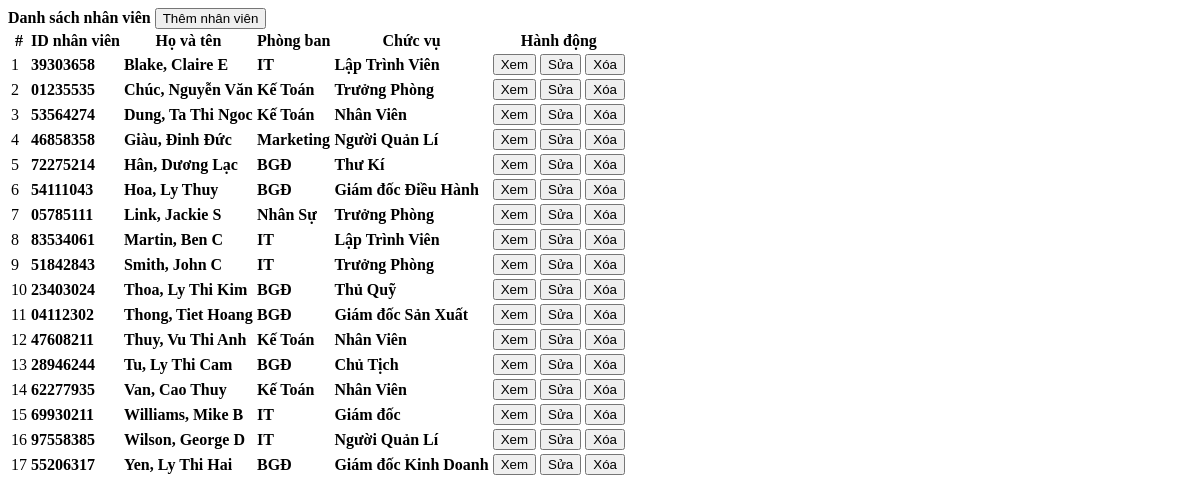
Page /employee.php on the committed database.
### tables this page shows
CREATE TABLE `employee_details` (
  `id` int(30) NOT NULL,
  `user_id` int(30) NOT NULL,
  `employee_id` varchar(200) NOT NULL,
  `lastname` text NOT NULL,
  `firstname` text NOT NULL,
  `middlename` text NOT NULL,
  `address` text NOT NULL,
  `contact` text NOT NULL,
  `department_id` int(30) NOT NULL,
  `position_id` int(30) NOT NULL,
  `type` tinyint(1) NOT NULL DEFAULT 5 COMMENT '1=Pricipal, 2=  Department Head , 3=Manager, 4 = supervisor,5 = regular',
  `manager_id` int(30) NOT NULL,
  `supervisor_id` int(30) NOT NULL
);

### employee.php (the view, shortened to what this page needs)
<?php include('db_connect.php');?>
<div class="container-fluid">
	<div class="col-lg-12">
		<div class="row">
			<div class="col-md-12">
				<div class="card">
					<div class="card-header">
						<b>Danh sách nhân viên</b>
						<span class="">
							<button class="btn btn-primary btn-block btn-sm col-sm-2 float-right" type="button" id="new_employee">
					<i class="fa fa-plus"></i> Thêm nhân viên</button>
				</span>
					</div>
					<div class="card-body">
						<table class="table table-condensed table-hover">
							<thead>
								<tr>
									<th class="text-center">#</th>
									<th class="">ID nhân viên</th>
									<th class="">Họ và tên</th>
									<th class="">Phòng ban</th>
									<th class="">Chức vụ</th>
									<th class="text-center">Hành động</th>
								</tr>
							</thead>
							<tbody>
								<?php
								$i = 1;
								$dname[0] = "Unset";
								$department = $conn->query("SELECT * FROM department");
								while($row=$department->fetch_assoc()):
									$dname[$row['id']] = ucwords($row['name']);
								endwhile;
								$pname[0] = "Unset";
								$position = $conn->query("SELECT * FROM position");
								while($row=$position->fetch_assoc()):
									$pname[$row['id']] = ucwords($row['name']);
								endwhile;
								$employee = $conn->query("SELECT *,concat(lastname,', ',firstname,' ',middlename) as name FROM employee_details order by name asc");
								while($row=$employee->fetch_assoc()):
									$department = isset($dname[$row['department_id']]) ? $dname[$row['department_id']] : "Department has been deleted.";
									$position = isset($pname[$row['position_id']]) ? $pname[$row['position_id']] : "Position has been deleted.";
								?>
								<tr>
									<td class="text-center"><?php echo $i++ ?></td>
									<td class="">
										 <p> <b><?php echo $row['employee_id'] ?></b></p>
									</td>
									<td class="">
										 <p> <b><?php echo ucwords($row['name']) ?></b></p>
									</td>
									<td class="">
										 <p> <b><?php echo $department ?></b></p>
									</td>
									<td class="">
										 <p> <b><?php echo $position ?></b></p>
									</td>
									<td class="text-center">
										<button class="btn btn-sm btn-outline-primary view_employee" type="button" data-id="<?php echo $row['id'] ?>" >Xem</button>
										<button class="btn btn-sm btn-outline-primary edit_employee" type="button" data-id="<?php echo $row['id'] ?>" >Sửa</button>
										<button class="btn btn-sm btn-outline-danger delete_employee" type="button" data-id="<?php echo $row['id'] ?>">Xóa</button>
									</td>
								</tr>
								<?php endwhile; ?>
							</tbody>
						</table>
					</div>
				</div>
			</div>
		</div>
	</div>
</div>

### employee.php (style rules this page uses)
td { vertical-align: middle !important; }
td p { margin: unset }

### rows in the picture
employee_details: employee "39303658", name "Blake, Claire E", department "IT", position "Lập Trình Viên"
employee_details: employee "01235535", name "Chúc, Nguyễn Văn", department "Kế Toán", position "Trưởng Phòng"
employee_details: employee "53564274", name "Dung, Ta Thi Ngoc", department "Kế Toán", position "Nhân Viên"
employee_details: employee "46858358", name "Giàu, Đinh Đức", department "Marketing", position "Người Quản Lí"
employee_details: employee "72275214", name "Hân, Dương Lạc", department "BGĐ", position "Thư Kí"
employee_details: employee "54111043", name "Hoa, Ly Thuy", department "BGĐ", position "Giám đốc Điều Hành"
employee_details: employee "05785111", name "Link, Jackie S", department "Nhân Sự", position "Trưởng Phòng"
employee_details: employee "83534061", name "Martin, Ben C", department "IT", position "Lập Trình Viên"
employee_details: employee "51842843", name "Smith, John C", department "IT", position "Trưởng Phòng"
employee_details: employee "23403024", name "Thoa, Ly Thi Kim", department "BGĐ", position "Thủ Quỹ"
employee_details: employee "04112302", name "Thong, Tiet Hoang", department "BGĐ", position "Giám đốc Sản Xuất"
employee_details: employee "47608211", name "Thuy, Vu Thi Anh", department "Kế Toán", position "Nhân Viên"
employee_details: employee "28946244", name "Tu, Ly Thi Cam", department "BGĐ", position "Chủ Tịch"
employee_details: employee "62277935", name "Van, Cao Thuy", department "Kế Toán", position "Nhân Viên"
employee_details: employee "69930211", name "Williams, Mike B", department "IT", position "Giám đốc"
employee_details: employee "97558385", name "Wilson, George D", department "IT", position "Người Quản Lí"
employee_details: employee "55206317", name "Yen, Ly Thi Hai", department "BGĐ", position "Giám đốc Kinh Doanh"
